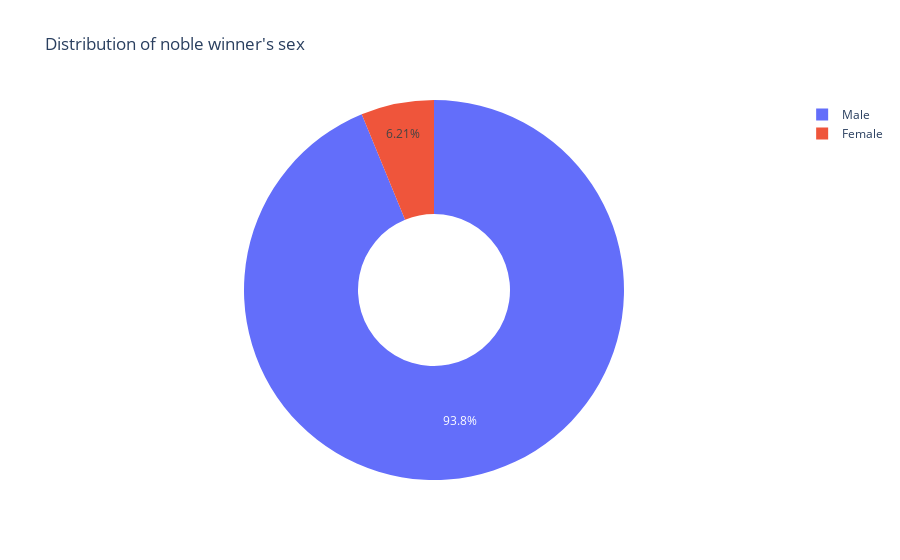

Notebook source saved alongside this figure:
### Code cell
import plotly.express as px
data = {
    "Sex" : ["Male", "Female"],
    "Value" : [(len(df_data[df_data["sex"] == "Male"])), (len(df_data[df_data["sex"] == "Female"]))]
}
fig = px.pie(data, values='Value', names='Sex', title="Distribution of noble winner's sex", hole=0.4)
fig.show()

### Figure 1 — Plotly figure (JSON) as saved in the notebook; plotly's stock layout.template omitted (floating-point values rounded to 4 significant figures)
{"data": [{"domain": {"x": [0, 1], "y": [0, 1]}, "hole": 0.4, "hovertemplate": "Sex=%{label}<br>Value=%{value}<extra></extra>", "labels": ["Male", "Female"], "legendgroup": "", "name": "", "showlegend": true, "type": "pie", "values": [876, 58]}], "layout": {"legend": {"tracegroupgap": 0}, "title": {"text": "Distribution of noble winner's sex"}}}
